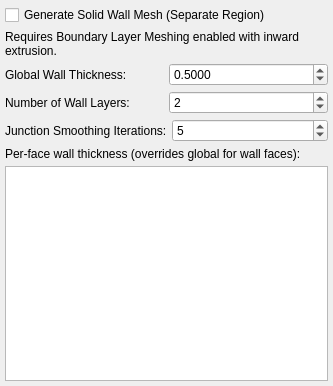
           <widget class="QWidget" name="MeshingWallMeshWidgetPage">
            <property name="geometry">
             <rect>
              <x>0</x>
              <y>0</y>
              <width>333</width>
              <height>386</height>
             </rect>
            </property>
            <attribute name="label">
             <string>Wall Mesh</string>
            </attribute>
            <layout class="QVBoxLayout" name="verticalLayout_wallMeshPage">
             <property name="spacing">
              <number>5</number>
             </property>
             <property name="leftMargin">
              <number>5</number>
             </property>
             <property name="topMargin">
              <number>5</number>
             </property>
             <property name="rightMargin">
              <number>5</number>
             </property>
             <property name="bottomMargin">
              <number>5</number>
             </property>
             <item>
              <widget class="QCheckBox" name="checkBoxGenerateWallMesh">
               <property name="toolTip">
                <string>&lt;html&gt;&lt;head/&gt;&lt;body&gt;&lt;p&gt;If selected, a solid vessel wall mesh is generated as a separate region by extruding the wall surface outward by the specified thickness. The fluid mesh keeps its boundary layer. Requires boundary layer meshing (in the Advanced Options page) with inward extrusion.&lt;/p&gt;&lt;/body&gt;&lt;/html&gt;</string>
               </property>
               <property name="text">
                <string>Generate Solid Wall Mesh (Separate Region)</string>
               </property>
              </widget>
             </item>
             <item>
              <widget class="QLabel" name="label_wallMeshNote">
               <property name="text">
                <string>Requires Boundary Layer Meshing enabled with inward extrusion.</string>
               </property>
               <property name="wordWrap">
                <bool>true</bool>
               </property>
              </widget>
             </item>
             <item>
              <widget class="QWidget" name="widget_wallThickness" native="true">
               <layout class="QHBoxLayout" name="horizontalLayout_wallThickness">
                <property name="spacing">
                 <number>5</number>
                </property>
                <property name="leftMargin">
                 <number>0</number>
                </property>
                <property name="topMargin">
                 <number>0</number>
                </property>
                <property name="rightMargin">
                 <number>0</number>
                </property>
                <property name="bottomMargin">
                 <number>0</number>
                </property>
                <item>
                 <widget class="QLabel" name="label_wallThickness">
                  <property name="text">
                   <string>Global Wall Thickness:</string>
                  </property>
                 </widget>
                </item>
                <item>
                 <widget class="QDoubleSpinBox" name="dsbWallThicknessT">
                  <property name="decimals">
                   <number>4</number>
                  </property>
                  <property name="maximum">
                   <double>10000000.000000000000000</double>
                  </property>
                  <property name="singleStep">
                   <double>0.100000000000000</double>
                  </property>
                  <property name="value">
                   <double>0.500000000000000</double>
                  </property>
                 </widget>
                </item>
               </layout>
              </widget>
             </item>
             <item>
              <widget class="QWidget" name="widget_wallLayers" native="true">
               <layout class="QHBoxLayout" name="horizontalLayout_wallLayers">
                <property name="spacing">
                 <number>5</number>
                </property>
                <property name="leftMargin">
                 <number>0</number>
                </property>
                <property name="topMargin">
                 <number>0</number>
                </property>
                <property name="rightMargin">
                 <number>0</number>
                </property>
                <property name="bottomMargin">
                 <number>0</number>
                </property>
                <item>
                 <widget class="QLabel" name="label_wallLayers">
                  <property name="text">
                   <string>Number of Wall Layers:</string>
                  </property>
                 </widget>
                </item>
                <item>
                 <widget class="QSpinBox" name="sbWallLayersT">
                  <property name="minimum">
                   <number>1</number>
                  </property>
                  <property name="maximum">
                   <number>20</number>
                  </property>
                  <property name="value">
                   <number>2</number>
                  </property>
                 </widget>
                </item>
               </layout>
              </widget>
             </item>
             <item>
              <widget class="QWidget" name="widget_wallSmoothing" native="true">
               <layout class="QHBoxLayout" name="horizontalLayout_wallSmoothing">
                <property name="spacing">
                 <number>5</number>
                </property>
                <property name="leftMargin">
                 <number>0</number>
                </property>
                <property name="topMargin">
                 <number>0</number>
                </property>
                <property name="rightMargin">
                 <number>0</number>
                </property>
                <property name="bottomMargin">
                 <number>0</number>
                </property>
                <item>
                 <widget class="QLabel" name="label_wallSmoothing">
                  <property name="text">
                   <string>Junction Smoothing Iterations:</string>
                  </property>
                 </widget>
                </item>
                <item>
                 <widget class="QSpinBox" name="sbWallSmoothingT">
                  <property name="toolTip">
                   <string>&lt;html&gt;&lt;head/&gt;&lt;body&gt;&lt;p&gt;Number of smoothing iterations applied to the wall thickness values so the thickness transitions gradually where faces with different thicknesses meet. Set to 0 to disable smoothing.&lt;/p&gt;&lt;/body&gt;&lt;/html&gt;</string>
                  </property>
                  <property name="minimum">
                   <number>0</number>
                  </property>
                  <property name="maximum">
                   <number>50</number>
                  </property>
                  <property name="value">
                   <number>5</number>
                  </property>
                 </widget>
                </item>
               </layout>
              </widget>
             </item>
             <item>
              <widget class="QLabel" name="label_wallThicknessTable">
               <property name="text">
                <string>Per-face wall thickness (overrides global for wall faces):</string>
               </property>
               <property name="wordWrap">
                <bool>true</bool>
               </property>
              </widget>
             </item>
             <item>
              <widget class="QTableView" name="tableViewWallThickness">
               <property name="contextMenuPolicy">
                <enum>Qt::CustomContextMenu</enum>
               </property>
               <property name="editTriggers">
                <set>QAbstractItemView::DoubleClicked|QAbstractItemView::EditKeyPressed</set>
               </property>
               <property name="selectionBehavior">
                <enum>QAbstractItemView::SelectRows</enum>
               </property>
              </widget>
             </item>
            </layout>
           </widget>
